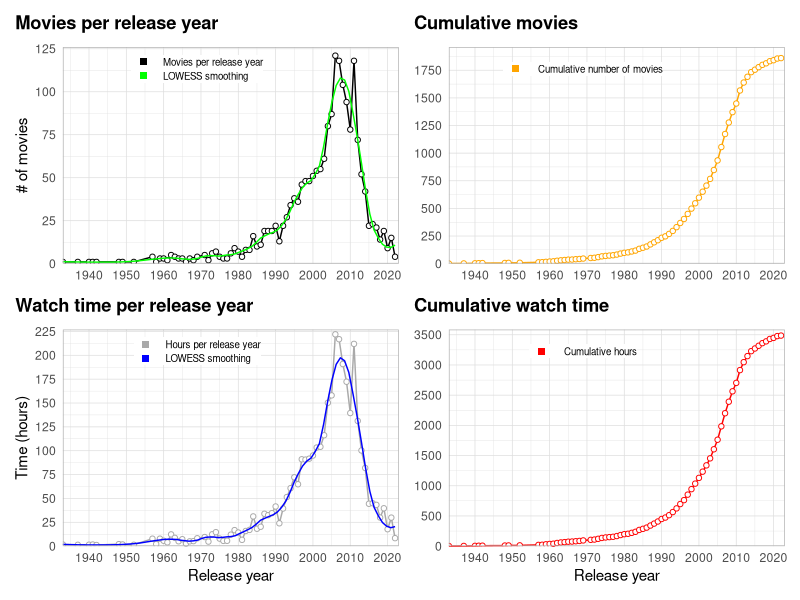
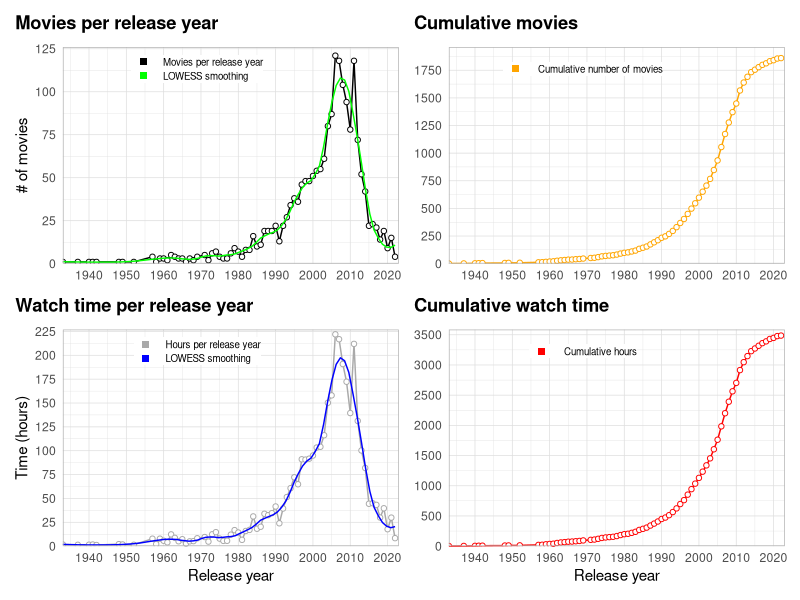
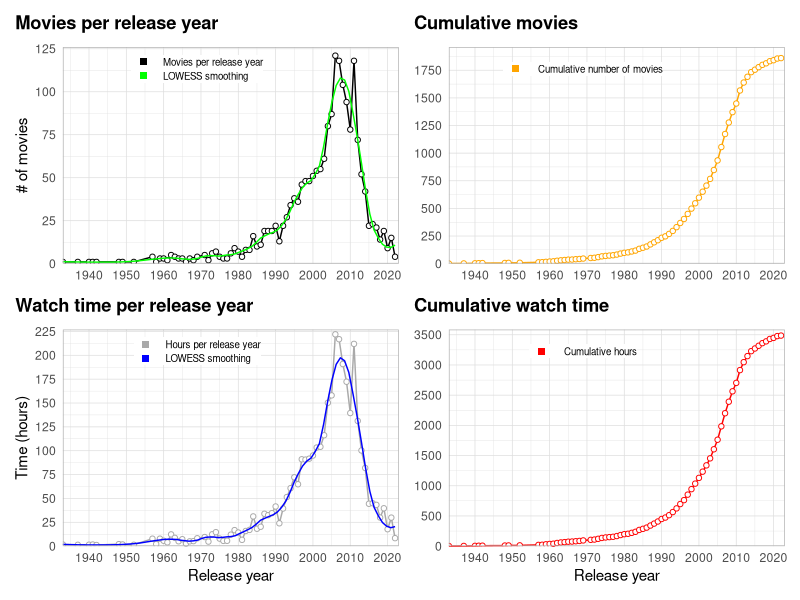

The R script that drew these images, in order:
library(tidyverse)
library(scales)
library(patchwork)

watchlist <- read.csv("Data/WATCHLIST.csv") %>% 
  select(year = Year, runtime = Runtime..mins., rating = Your.Rating, movie = Title.Type, title = Title, id = Const) %>% 
  drop_na() %>% 
  filter(movie != "short") #%>% 
  #filter(year == 2022)
  
totals <- watchlist %>% 
  group_by(year) %>% 
  summarise_at(vars(runtime),
               list(per_year = sum))

hours <- totals$per_year/60
totals$hours <- hours

cum_movies <- cumsum(totals$hours)
totals$cumruntime <- cum_movies

av_year <- watchlist %>% 
  group_by(year) %>% 
  summarise(mean(runtime))
totals$av_year <- av_year$`mean(runtime)`

movie_number <- aggregate(cbind(count = id) ~ year,
            data = watchlist,
            FUN = function(x){NROW(x)})
totals$number <- movie_number$count

cum_number <- cumsum(totals$number)
totals$cummovies <- cum_number
  

p1 <- ggplot(data = totals, aes(x = year, y = hours)) +
  geom_line(aes(color = "1"), size = 0.5, show.legend = FALSE) +
  geom_point(fill="white", aes(color = "1"), shape = 21, show.legend = TRUE) +
  geom_smooth(se=FALSE, aes(color = "2"), size=0.5, span=0.2, show.legend = FALSE) +
  scale_x_continuous(breaks = seq(1900, 2020, 10), expand=c(0,0)) +
  scale_y_continuous(breaks = seq(0, max(totals$hours+5), 25), limits = c(0, max(totals$hours+5)), expand=c(0,0)) +
  coord_cartesian(xlim = c(min(watchlist$year), max(watchlist$year+1))) +
  scale_color_manual(name=NULL,
                     breaks=c(1, 2),
                     values = c("darkgrey", "blue"),
                     labels=c("Hours per release year", "LOWESS smoothing"), 
                     guide = guide_legend(override.aes = list(shape=15, size = 2))) +
  labs(x = "Release year",
       y = "Time (hours)",
       title = "Watch time per release year") +
  theme_light() +
  theme(axis.ticks = element_blank(),
        plot.title.position = "plot",
        plot.title = element_text(margin = margin(b=10), color = "black", face = "bold"),
        legend.position = c(0.40, 0.9),
        legend.title = element_text(size=0),
        legend.text = element_text(size = 7),
        legend.key.height = unit(10, "pt"),
        legend.margin = margin(0,0,0,0))


p2 <- ggplot(data = totals, aes(x = year, y = cumruntime)) +
  geom_line(aes(color = "1"), size = 0.5, show.legend = FALSE) +
  geom_point(fill="white", aes(color = "1"), shape = 21, show.legend = TRUE) +
  # geom_smooth(se=FALSE, aes(color = "2"), size=0.5, span=0.2, show.legend = FALSE) +
  scale_x_continuous(breaks = seq(1900, 2020, 10), expand=c(0,0)) +
  scale_y_continuous(breaks = seq(0, max(totals$cumruntime +100), 500), limits = c(0, max(totals$cumruntime +100)), expand=c(0,0)) +
  coord_cartesian(xlim = c(min(watchlist$year), max(watchlist$year+1))) +
  scale_color_manual(name=NULL,
                     breaks=c(1, 2),
                     values = c("red", "blue"),
                     labels=c(" Cumulative hours", "LOWESS smoothing"),
                     guide = guide_legend(override.aes = list(shape=15, size = 2))) +
  labs(x = "Release year",
       y = NULL,
       title = "Cumulative watch time") +
  theme_light() +
  theme(axis.ticks = element_blank(),
        plot.title.position = "plot",
        plot.title = element_text(margin = margin(b=10), color = "black", face = "bold"),
        legend.position = c(0.40, 0.9),
        legend.title = element_text(size=0),
        legend.text = element_text(size = 7),
        legend.key.height = unit(10, "pt"),
        legend.margin = margin(0,0,0,0))

p3 <- ggplot(data = totals, aes(x = year, y = number)) +
  geom_line(aes(color = "1"), size = 0.5, show.legend = FALSE) +
  geom_point(fill="white", aes(color = "1"), shape = 21, show.legend = TRUE) +
  geom_smooth(se=FALSE, aes(color = "2"), size=0.5, span=0.2, show.legend = FALSE) +
  scale_x_continuous(breaks = seq(1900, 2020, 10), expand=c(0,0)) +
  scale_y_continuous(breaks = seq(0, max(totals$number+5), 25), limits = c(0, max(totals$number+5)), expand=c(0,0)) +
  coord_cartesian(xlim = c(min(watchlist$year), max(watchlist$year+1))) +
  scale_color_manual(name=NULL,
                     breaks=c(1, 2),
                     values = c("black", "green"),
                     labels=c("Movies per release year", "LOWESS smoothing"),
                     guide = guide_legend(override.aes = list(shape=15, size = 2))) +
  labs(x = NULL,
       y = "# of movies",
       title = "Movies per release year") +
  theme_light() +
  theme(axis.ticks = element_blank(),
        plot.title.position = "plot",
        plot.title = element_text(margin = margin(b=10), color = "black", face = "bold"),
        legend.position = c(0.40, 0.9),
        legend.title = element_text(size=0),
        legend.text = element_text(size = 7),
        legend.key.height = unit(10, "pt"),
        legend.margin = margin(0,0,0,0))

p4 <- ggplot(data = totals, aes(x = year, y = cummovies)) +
  geom_line(aes(color = "1"), size = 0.5, show.legend = FALSE) +
  geom_point(fill="white", aes(color = "1"), shape = 21, show.legend = TRUE) +
  # geom_smooth(se=FALSE, aes(color = "2"), size=0.5, span=0.2, show.legend = FALSE) +
  scale_x_continuous(breaks = seq(1900, 2020, 10), expand=c(0,0)) +
  scale_y_continuous(breaks = seq(0, max(totals$cummovies +100), 250), limits = c(0, max(totals$cummovies +100)), expand=c(0,0)) +
  coord_cartesian(xlim = c(min(watchlist$year), max(watchlist$year+1))) +
  scale_color_manual(name=NULL,
                     breaks=c(1, 2),
                     values = c("orange", "blue"),
                     labels=c(" Cumulative number of movies", "LOWESS smoothing"),
                     guide = guide_legend(override.aes = list(shape=15, size = 2))) +
  labs(x = NULL,
       y = NULL,
       title = "Cumulative movies") +
  theme_light() +
  theme(axis.ticks = element_blank(),
        plot.title.position = "plot",
        plot.title = element_text(margin = margin(b=10), color = "black", face = "bold"),
        legend.position = c(0.40, 0.9),
        legend.title = element_text(size=0),
        legend.text = element_text(size = 7),
        legend.key.height = unit(10, "pt"),
        legend.margin = margin(0,0,0,0))

p3 + p4 + p1 + p2

ggsave("Figures/202200708_movie_stats.pdf", width = 8, height = 5)
ggsave("Figures/202200708_movie_stats.png", width = 8, height = 5)

  
